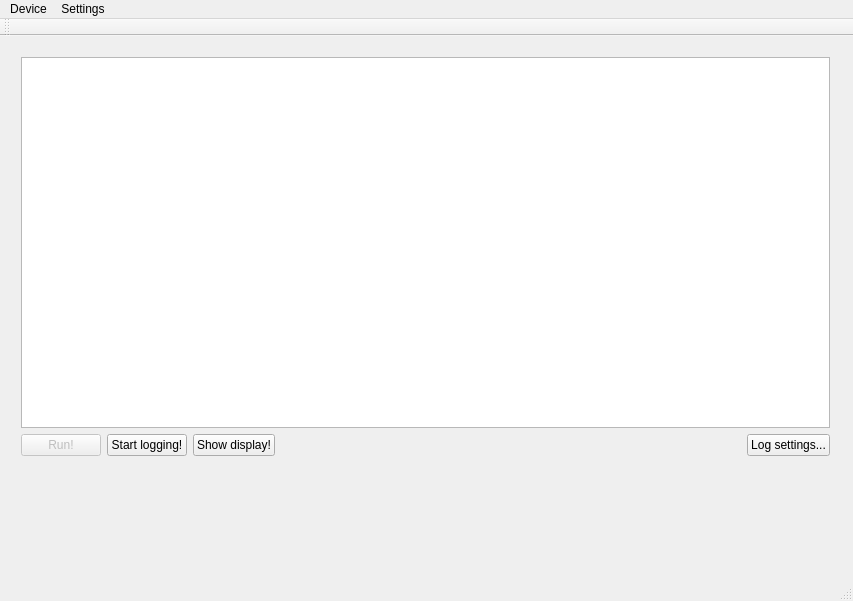
<?xml version="1.0" encoding="UTF-8"?>
<ui version="4.0">
 <class>MainWindow</class>
 <widget class="QMainWindow" name="MainWindow">
  <property name="geometry">
   <rect>
    <x>0</x>
    <y>0</y>
    <width>853</width>
    <height>601</height>
   </rect>
  </property>
  <property name="windowTitle">
   <string>HIT DAQ</string>
  </property>
  <widget class="QWidget" name="centralWidget">
   <widget class="QWidget" name="verticalLayoutWidget">
    <property name="geometry">
     <rect>
      <x>10</x>
      <y>10</y>
      <width>831</width>
      <height>421</height>
     </rect>
    </property>
    <layout class="QVBoxLayout" name="verticalLayout">
     <item>
      <widget class="QTextBrowser" name="logWindow"/>
     </item>
     <item>
      <layout class="QHBoxLayout" name="horizontalLayout">
       <item>
        <widget class="QPushButton" name="pushRun">
         <property name="enabled">
          <bool>false</bool>
         </property>
         <property name="text">
          <string>Run!</string>
         </property>
        </widget>
       </item>
       <item>
        <widget class="QPushButton" name="pushLogging">
         <property name="enabled">
          <bool>true</bool>
         </property>
         <property name="text">
          <string>Start logging!</string>
         </property>
        </widget>
       </item>
       <item>
        <widget class="QPushButton" name="pushDisplay">
         <property name="text">
          <string>Show display!</string>
         </property>
        </widget>
       </item>
       <item>
        <spacer name="horizontalSpacer">
         <property name="orientation">
          <enum>Qt::Horizontal</enum>
         </property>
         <property name="sizeHint" stdset="0">
          <size>
           <width>40</width>
           <height>20</height>
          </size>
         </property>
        </spacer>
       </item>
       <item>
        <widget class="QPushButton" name="pushLogSettings">
         <property name="text">
          <string>Log settings...</string>
         </property>
        </widget>
       </item>
      </layout>
     </item>
    </layout>
   </widget>
  </widget>
  <widget class="QMenuBar" name="menuBar">
   <property name="geometry">
    <rect>
     <x>0</x>
     <y>0</y>
     <width>853</width>
     <height>21</height>
    </rect>
   </property>
   <widget class="QMenu" name="menuDevice">
    <property name="title">
     <string>Device</string>
    </property>
    <addaction name="actionConnect"/>
    <addaction name="actionDisconnect"/>
    <addaction name="separator"/>
    <addaction name="separator"/>
   </widget>
   <widget class="QMenu" name="menuSettings">
    <property name="title">
     <string>Settings</string>
    </property>
    <addaction name="actionHost_IP"/>
    <addaction name="actionDevices"/>
    <addaction name="actionTrigger_config"/>
   </widget>
   <addaction name="menuDevice"/>
   <addaction name="menuSettings"/>
  </widget>
  <widget class="QToolBar" name="mainToolBar">
   <attribute name="toolBarArea">
    <enum>TopToolBarArea</enum>
   </attribute>
   <attribute name="toolBarBreak">
    <bool>false</bool>
   </attribute>
  </widget>
  <widget class="QStatusBar" name="statusBar"/>
  <action name="actionConnect">
   <property name="text">
    <string>Connect</string>
   </property>
  </action>
  <action name="actionDisconnect">
   <property name="text">
    <string>Disconnect</string>
   </property>
  </action>
  <action name="actionHost_IP">
   <property name="text">
    <string>Host IP...</string>
   </property>
  </action>
  <action name="actionDevices">
   <property name="text">
    <string>Devices...</string>
   </property>
  </action>
  <action name="actionTrigger_config">
   <property name="text">
    <string>Trigger config...</string>
   </property>
  </action>
  <action name="actionRun">
   <property name="text">
    <string>Run</string>
   </property>
  </action>
  <action name="actionConnect_Keithley">
   <property name="text">
    <string>Connect Keithley</string>
   </property>
  </action>
  <action name="actionDisconnect_Keithley">
   <property name="text">
    <string>Disconnect Keithley</string>
   </property>
  </action>
  <action name="actionLinearity_test">
   <property name="text">
    <string>Linearity test</string>
   </property>
  </action>
  <action name="actionIntegration_time_scan">
   <property name="text">
    <string>Integration time scan</string>
   </property>
  </action>
  <action name="actionProfile_viewer">
   <property name="text">
    <string>Profile viewer</string>
   </property>
  </action>
  <action name="actionConnect_Stepper">
   <property name="text">
    <string>Connect Stepper</string>
   </property>
  </action>
  <action name="actionDisconnect_Stepper">
   <property name="text">
    <string>Disconnect Stepper</string>
   </property>
  </action>
  <action name="actionBeta_Scanner">
   <property name="text">
    <string>Beta Scanner</string>
   </property>
  </action>
 </widget>
 <layoutdefault spacing="6" margin="11"/>
 <resources/>
 <connections/>
</ui>
